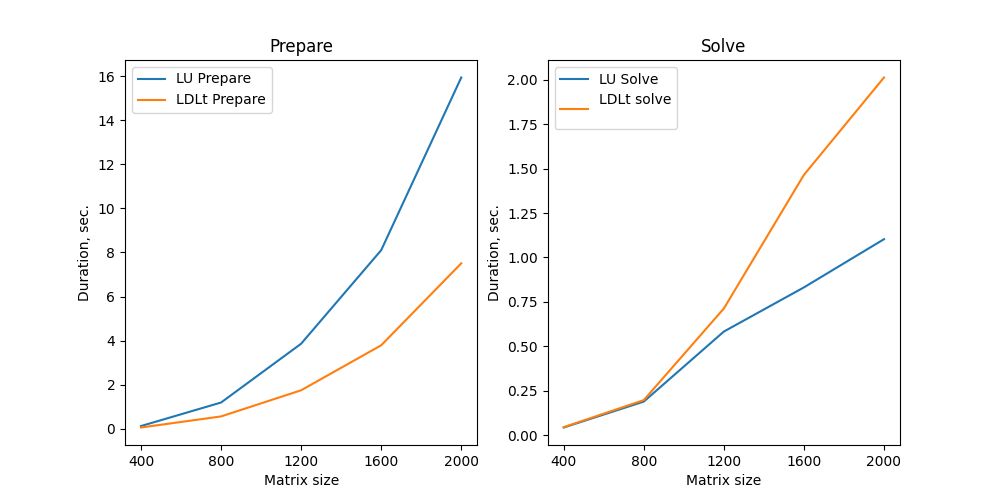

Reproduce this figure in Python.
import matplotlib.pyplot as plt
import numpy as np

lines = open("task1.txt", "r").readlines()

x = np.array(lines[0].strip().split(' '))
y = [np.array(x.strip().split(' '), dtype=float) for x in lines[2:]]
names = np.array(lines[1].split('/'))

fig = plt.figure(figsize=(10, 5))

ax = fig.add_subplot(1, 2, 1)
ax.title.set_text('Prepare')
ax.plot(x, y[0], label=names[0])
ax.plot(x, y[1], label=names[1])
ax.set_xlabel("Matrix size")
ax.set_ylabel("Duration, sec.")
plt.legend()

ax = fig.add_subplot(1, 2, 2)
ax.title.set_text('Solve')
ax.plot(x, y[2], label=names[2])
ax.plot(x, y[3], label=names[3])
ax.set_xlabel("Matrix size")
ax.set_ylabel("Duration, sec.")
plt.legend()

# plt.show()
plt.savefig('task1.png')
